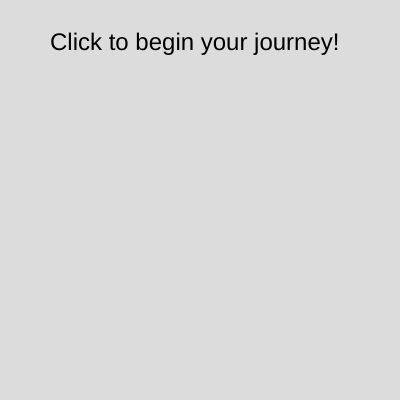
Frame 1 (no input)
Frame 60 (no input): identical to frame 1, image omitted
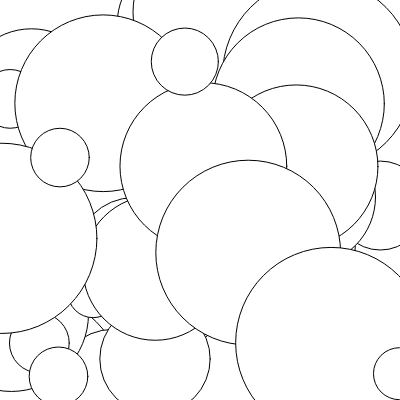
Frame 120 (the mouse pressed at the canvas centre since frame 60)

The p5.js sketch that drew these frames (run headless with seeded random() and noise() and a simulated clock; from frame 60 on, the mouse is pressed at the canvas centre):

// p5.js sketch
// ── sketch.js
//haikus of locations
let photo = [{
  name: "Night City",
  char: "Human toys and noise and ploys lit by a red light by Mike Wilson "
}, {
  name: "Forest",
  char: "Eucalypt leaves lit by the full mooon are transformed inot twinkling stars by Emma Taylor"
}, {
  name: "Mountians",
  char: "Over the wintry. Forest, winds howl in rage. With no leaves to blow by Natsume Sōseki"
}, {
  name: "Desert",
  char: "The nature-lit light. On dark and dense night, What a ghost-like sight! by Aniruddha Pathak"
}, {
  name: "Ocean",
  char: "Love between us is speech and breath. Loving you is a long river running by Sonia Sanchez"
}];

let randomIndex;
let animating = false;

function setup() {
  createCanvas(400, 400);
  background(220);
textSize(24);

text("Click to begin your journey!", 50, 50);

//setTimeout(changeBackground, 1000);
//setInterval(changeBackground, 1000);
}

function draw() {

  if(animating == true){
     ellipse(random(width), random(height), random(50, 200));
  }

}

//function changeBackground(){
//  background(random(255), (random(255), (random(255));
//}

function randomizer(){
  animating = false;
  if (photo[0]){

    background(220);
    randomIndex = int(random(photo.length));
    text(`${photo[randomIndex].name} - characteristic:
${planets[randomIndex].char}`, 50, 50);
    //text(photo[randomIndex].name + " - characteristic: " + photo[randomIndex].char, 50, 50);
    photo.splice(randomIndex, 1);
  } else {
    background(220);
    text("Your journey has ended", 50, 50);
  }
}

function mousePressed() {
  animating = true;
setTimeout(randomizer, 2000);

}
